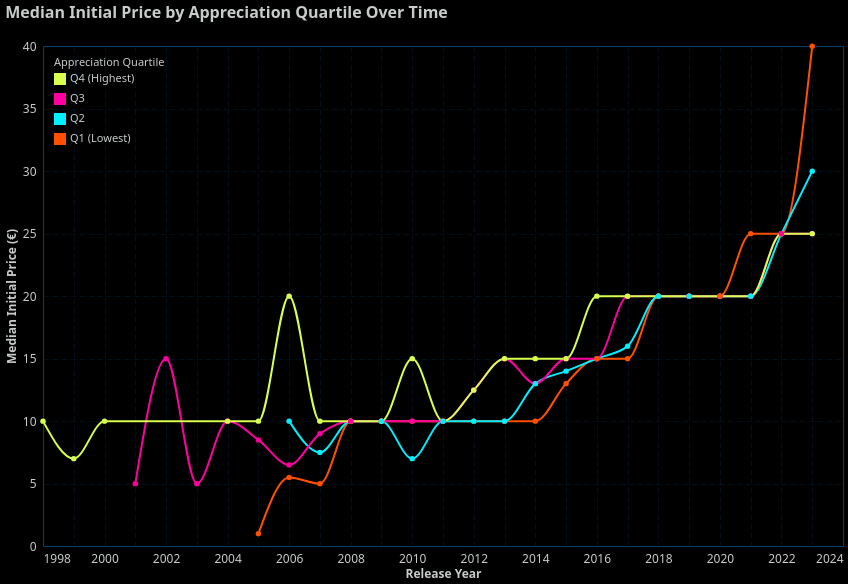

The specification (Vega-Lite) saved for this image:
### Vega-Lite specification from a JSON file in a GitHub repository (floating-point values rounded to 4 significant figures; data arrays with more than 128 entries replaced by an {"elided": "..."} marker saying what was removed)
{"config": {"view": {"continuousWidth": 400, "continuousHeight": 300, "stroke": "#043f6b", "strokeWidth": 1}, "background": "#000000", "mark": {"color": "#6495ED"}, "arc": {"fill": "#6495ED"}, "area": {"fill": "#6495ED", "line": true, "fillOpacity": 0.1}, "line": {"stroke": "#6495ED", "strokeWidth": 2}, "path": {"stroke": "#6495ED"}, "rect": {"fill": "#6495ED"}, "shape": {"stroke": "#6495ED"}, "symbol": {"fill": "#6495ED"}, "title": {"color": "#C7CCC9", "anchor": "start", "dy": -15, "fontSize": 16, "font": "IBM Plex Sans,system-ui,-apple-system,BlinkMacSystemFont,\".sfnstext-regular\",sans-serif", "fontWeight": 600}, "axisBand": {"grid": false}, "axis": {"labelColor": "#C7CCC9", "labelFontSize": 12, "labelFont": "IBM Plex Sans Condensed, system-ui, -apple-system, BlinkMacSystemFont, \".SFNSText-Regular\", sans-serif", "labelFontWeight": 400, "titleColor": "#C7CCC9", "titleFontWeight": 600, "titleFontSize": 12, "grid": true, "gridColor": "#043f6b", "labelAngle": 0, "domainColor": null, "tickColor": null, "labelPadding": 2, "tickSize": 5, "tickWidth": 0.5, "gridOpacity": 1, "gridZ": 1}, "axisX": {"gridDash": [6, 3], "gridWidth": 0.25, "gridColor": "#043f6b"}, "axisY": {"gridDash": [6, 3], "gridWidth": 0.25, "gridColor": "#043f6b"}, "layer": {"grid": 1, "mark": 0}, "legend": {"labelFontSize": 11, "padding": 1, "symbolType": "square", "labelColor": "#C7CCC9", "titleColor": "#C7CCC9"}, "style": {"guide-label": {"font": "IBM Plex Sans,system-ui,-apple-system,BlinkMacSystemFont,\".sfnstext-regular\",sans-serif", "fill": "#C7CCC9", "fontWeight": 400}, "guide-title": {"font": "IBM Plex Sans,system-ui,-apple-system,BlinkMacSystemFont,\".sfnstext-regular\",sans-serif", "fill": "#C7CCC9", "fontWeight": 400}}, "range": {"category": ["#d8ff4f", "#ff00a0", "#00f0ff", "#ff4f00", "#00ff41", "#9d00ff"]}}, "data": {"name": "data-03199d7eca67f4882e732cef359b62e3"}, "mark": {"type": "line", "interpolate": "monotone", "point": true}, "encoding": {"color": {"field": "appreciation_category", "legend": {"offset": 10, "orient": "top-left"}, "sort": ["Q4 (Highest)", "Q3", "Q2", "Q1 (Lowest)"], "title": "Appreciation Quartile", "type": "nominal"}, "tooltip": [{"field": "release_year", "title": "Release Year", "type": "ordinal"}, {"field": "appreciation_category", "title": "Appreciation Quartile", "type": "nominal"}, {"aggregate": "median", "field": "initial_price", "format": ".2f", "title": "Median Initial Price", "type": "quantitative"}, {"aggregate": "count", "title": "Number of Games", "type": "quantitative"}], "x": {"axis": {"format": "", "title": "Release Year"}, "field": "release_year", "type": "quantitative"}, "y": {"aggregate": "median", "axis": {"values": [0.0, 5.0, 10.0, 15.0, 20.0, 25.0, 30.0, 35.0, 40.0, 45.0]}, "field": "initial_price", "title": "Median Initial Price (€)", "type": "quantitative"}}, "height": 500, "title": "Median Initial Price by Appreciation Quartile Over Time", "width": 800, "$schema": "https://vega.github.io/schema/vega-lite/v5.16.3.json", "datasets": {"data-03199d7eca67f4882e732cef359b62e3": {"elided": "4702 records"}}}
